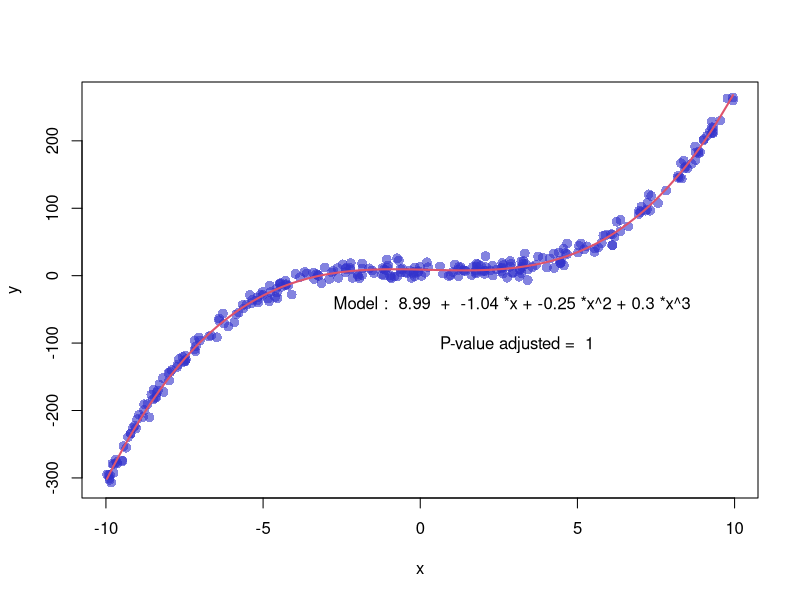

Reproduce this figure in R.
x <- runif(300,  min=-10, max=10) 
y <- 0.3*x^3 - 0.25 * x^2 - x + 10 + rnorm(length(x),0,8) 
 
# plot of x and y :
plot(x,y,col=rgb(0.2,0.2,0.8,0.6),pch=16 , cex=1.3) 
 
# Can we find a polynome that fit this function ?
model <- lm(y ~ x + I(x^2) + I(x^3))
 
# I can get the features of this model :
#summary(model)
#model$coefficients
#summary(model)$adj.r.squared
 
# For each value of x, I can get the value of y estimated by the model, and add it to the current plot !
myPredict <- predict( model ) 
ix <- sort(x,index.return=T)$ix
lines(x[ix], myPredict[ix], col=2, lwd=2 )  

# I add the features of the model to the plot
coeff <- round(model$coefficients , 2)
text(3, -70 , paste("Model : ",coeff[1] , " + " , coeff[2] , "*x"  , "+" , coeff[3] , "*x^2" , "+" , coeff[4] , "*x^3" , "\n\n" , "P-value adjusted = ",round(summary(model)$adj.r.squared,2)))

print("hello world")
